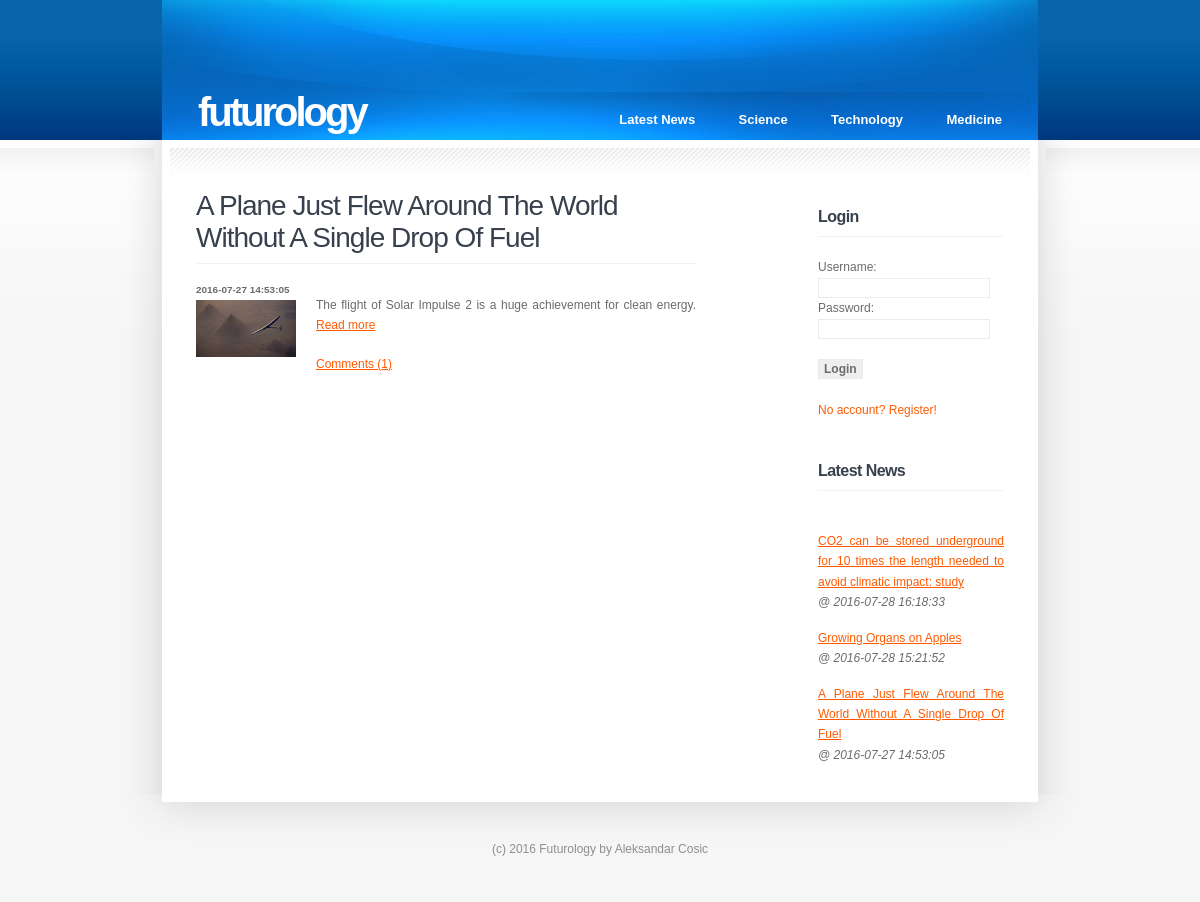
Screenshot of /technology.php with the database file from the repository.
### tables this page shows
CREATE TABLE `news` (
  `id` int(11) NOT NULL AUTO_INCREMENT,
  `title` varchar(555) NOT NULL,
  `intro` text NOT NULL,
  `content` text NOT NULL,
  `date` datetime NOT NULL DEFAULT CURRENT_TIMESTAMP,
  `category` varchar(45) NOT NULL,
  `image` varchar(255) DEFAULT NULL,
  PRIMARY KEY (`id`)
);

### classes/Connect.class.php (called while the page is built, shortened)
<?php
class Connect {
	private static $_instance = null;
	public static function getInstance() {
		if(is_null(self::$_instance)) {
			self::$_instance = new PDO ("mysql:host=" . Config::get('DB/host') . ";dbname=" . Config::get('DB/db_name'),
			Config::get('DB/user'),Config::get('DB/password'));
		}
		return self::$_instance;
	}
}

### classes/Comment.class.php (called while the page is built, shortened)
<?php
class Comment extends Entity{
	public static function getAllComments($id) {
		$q = self::$db->query("SELECT * FROM comments WHERE news_id = {$id} ORDER BY date DESC");
		$postArr = $q->fetchAll();
		return $postArr;
	}
}
?>

### widgets/latestNewsW.php (the view, shortened to what this page needs)
<?php
	$articles = Article::getAllArticles();
	for($i = 0; $i < sizeof($articles); $i++){
		echo "<li style='margin: 5px 0 15px'><a href=readMore.php?id=" . $articles[$i]['id'] . ">" . $articles[$i]['title'] . "</a></br>
				  <em>@ " . $articles[$i]['date'] . "</em></li>";
	}
?>

### classes/Article.class.php (shortened to what this page needs)
<?php
class Article extends Entity{
	public static $tableName = "news";
	public static function getAllArticles($category = null) {
		$tableName = static::$tableName;
		if($category == null) {
			$q = self::$db->query("SELECT * FROM {$tableName} ORDER BY date DESC  LIMIT 5");
		} else {
			$q = self::$db->query("SELECT * FROM {$tableName} WHERE category = '{$category}' ORDER BY date DESC  LIMIT 5");
		}
		$postArr = $q->fetchAll();
		return $postArr;
	}
	public static function previewAll($arr) {
		for($i = 0; $i < sizeof($arr); $i++){
			echo "<h2 class='title'><a href=readMore.php?id=" . $arr[$i]['id'] . ">" . $arr[$i]['title'] . "</a> </h2>";
			echo "<h5>" . $arr[$i]['date'] . "</h5>";
			echo "<div class='entry'> <img src='images/" . $arr[$i]['image'] . "' alt='' width='20%' height='20%' class='left' />";
			echo "<p>" . $arr[$i]['intro'] . " <a href=readMore.php?id=" . $arr[$i]['id'] . " class='permalink'>Read more</a> </p> </div>";
			$comments = Comment::getAllComments($arr[$i]['id']);
			echo "<p><a href=readMore.php?id=" . $arr[$i]['id'] . "#comments>Comments (" . sizeOf($comments) . ")</a></p> ";
		}
	}
}
?>

### style.css (style rules this page uses)
* { margin: 0; padding: 0; }
body { background: #F6F6F6 url(images/img01.jpg) repeat-x; font-family: "Trebuchet MS", Arial, Helvetica, sans-serif; font-size: 12px; color: #6B6B6B; }
h1, h2, h3, h4 { margin: 0; }
h2, h3, h4 { margin-bottom: 20px; padding-bottom: 9px; border-bottom: 1px solid #F2F2F2; letter-spacing: -0.035em; font-weight: normal; color: #37404C; }
h2 { font-size: 28px; }
p, ul, ol { margin-bottom: 1.5em; line-height: 170%; text-align: justify; }
a { color: #FF5A00; }
img.left { float: left; margin: 5px 20px 0 0; }
.post .title a { text-decoration: none; color: #37404C; }
#sidebar li { margin-bottom: 40px; }

### rows the page displays
news: title "A Plane Just Flew Around The World Without A Single Drop Of Fuel", date "2016-07-27 14:53:05", image (picture), intro "The flight of Solar Impulse 2 is a huge achievement for clean energy.", sizeOf($comments) "1"
news: title "CO2 can be stored underground for 10 times the length needed to avoid climatic impact: study", date "2016-07-28 16:18:33"
news: title "Growing Organs on Apples", date "2016-07-28 15:21:52"
